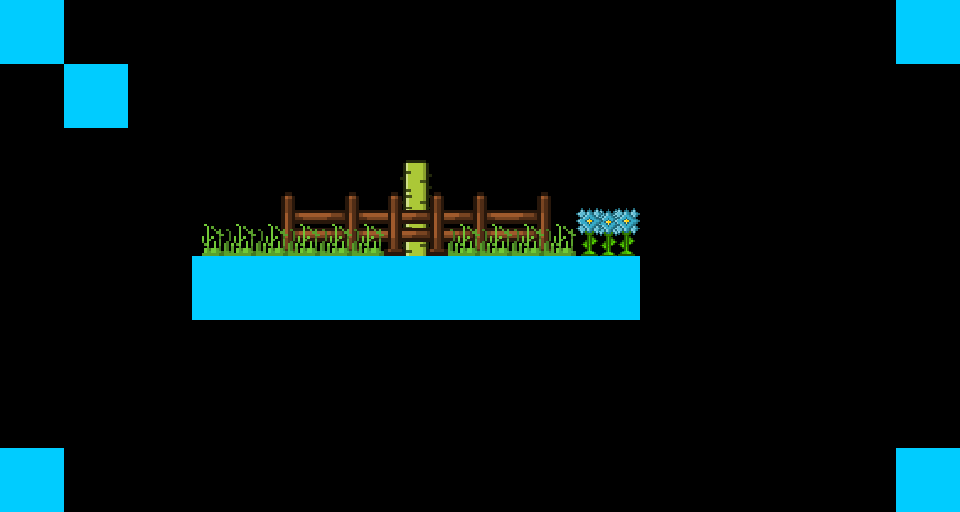

This game map was drawn from its Tiled (.tmx) file and the tilesets committed beside it. A one-line description and the trimmed map source follow:
An orthogonal 15x8 tile map with 64x64 px tiles, 4 tile layers (Tile Layer 1, collider, Tile Layer 2, Tile Layer 3).

<map version="1.9" tiledversion="1.9.2" orientation="orthogonal" renderorder="right-down" width="15" height="8" tilewidth="64" tileheight="64" infinite="0" nextlayerid="5" nextobjectid="1">
 <tileset firstgid="1" name="tileset" tilewidth="64" tileheight="64" tilecount="42" columns="6">
  <image source="images/tilemap/tileset.png" width="384" height="448" />
 </tileset>
 <layer id="1" name="Tile Layer 1" width="15" height="8">
  <data>[120 cells, 17 non-empty, 7 distinct tile ids]</data>
 </layer>
 <layer id="4" name="collider" width="15" height="8">
  <data>[120 cells, 12 non-empty, 1 distinct tile ids]</data>
 </layer>
 <layer id="2" name="Tile Layer 2" width="15" height="8">
  <data>[120 cells, 3 non-empty, 3 distinct tile ids]</data>
 </layer>
 <layer id="3" name="Tile Layer 3" width="15" height="8">
  <data>[120 cells, 6 non-empty, 3 distinct tile ids]</data>
 </layer>
</map>
